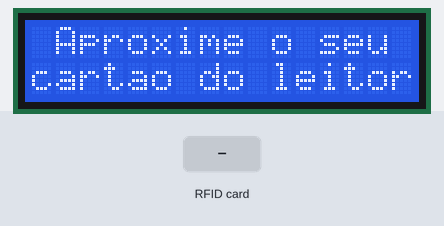
Bench run of a sketch on a simulated Arduino Uno, built with avr-gcc and run on an emulated ATmega328P. On the bench: 16×2 character LCD. The test bench sets the inputs (shaded band). What the sketch prints to the serial monitor is not drawn.

Above: at 1.3 s.
1.4 s: RFID card ED 78 03 CA held to the reader
At 2.0 s:
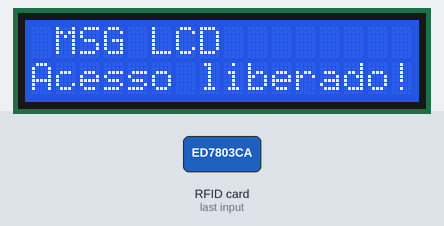
2.9 s: RFID card BD 9B 06 7D held to the reader
At 5.0 s:
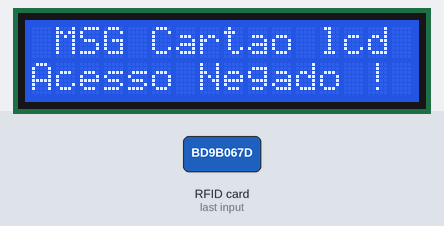
Timing chart, 0 to 6.5 s (numbered marks = the images above; inputs shaded):
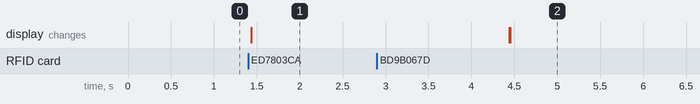

The sketch:

leitor_LCD.ino
```cpp
// Programa : RFID - Controle de Acesso leitor RFID
// Autor : MakerHero

#include <SPI.h>
#include <MFRC522.h>
#include <LiquidCrystal.h>

#define SS_PIN 10
#define RST_PIN 9
MFRC522 mfrc522(SS_PIN, RST_PIN); // Create MFRC522 instance.

LiquidCrystal lcd(6, 7, 5, 4, 3, 2);

char st[20];

void setup()
{
    Serial.begin(9600); // Inicia a serial
    SPI.begin();        // Inicia  SPI bus
    mfrc522.PCD_Init(); // Inicia MFRC522
    Serial.println("Aproxime o seu cartao do leitor...");
    Serial.println();
    // Define o número de colunas e linhas do LCD:
    lcd.begin(16, 2);
    mensageminicial();
}

void loop()
{
    // Procura por novos cartões
    if (!mfrc522.PICC_IsNewCardPresent())
    {
        return;
    }
    // Seleciona um dos cartões
    if (!mfrc522.PICC_ReadCardSerial())
    {
        return;
    }
    // Mostra UID na serial
    Serial.print("UID da tag :");
    String conteudo = "";
    byte letra;
    for (byte i = 0; i < mfrc522.uid.size; i++)
    {
        Serial.print(mfrc522.uid.uidByte[i] < 0x10 ? " 0" : " ");
        Serial.print(mfrc522.uid.uidByte[i], HEX);
        conteudo.concat(String(mfrc522.uid.uidByte[i] < 0x10 ? " 0" : " "));
        conteudo.concat(String(mfrc522.uid.uidByte[i], HEX));
    }
    Serial.println();
    Serial.print("Mensagem : ");
    conteudo.toUpperCase();
    if (conteudo.substring(1) == "ED 78 03 CA") // UID 1 - Chaveiro
    {
        Serial.println(" Mensagem Chaveiro ");
        Serial.println();
        lcd.clear();
        lcd.setCursor(0, 0);
        lcd.print(" MSG LCD");
        lcd.setCursor(0, 1);
        lcd.print("Acesso liberado!");
        delay(3000);
        mensageminicial();
    }

    if (conteudo.substring(1) == "BD 9B 06 7D") // UID 2 - Cartao
    {
        Serial.println(" MSG Cartao !");
        Serial.println();
        lcd.clear();
        lcd.setCursor(0, 0);
        lcd.print(" MSG Cartao lcd !");
        lcd.setCursor(0, 1);
        lcd.print("Acesso Negado !");
        delay(3000);
        mensageminicial();
    }
}

void mensageminicial()
{
    lcd.clear();
    lcd.print(" Aproxime o seu");
    lcd.setCursor(0, 1);
    lcd.print("cartao do leitor");
}
```

Measured:
- after the input at 1.4 s, the display: changes at once (image 1)
- after the input at 2.9 s, the display: first differs from a run without the input after 1.6 s (image 2)
